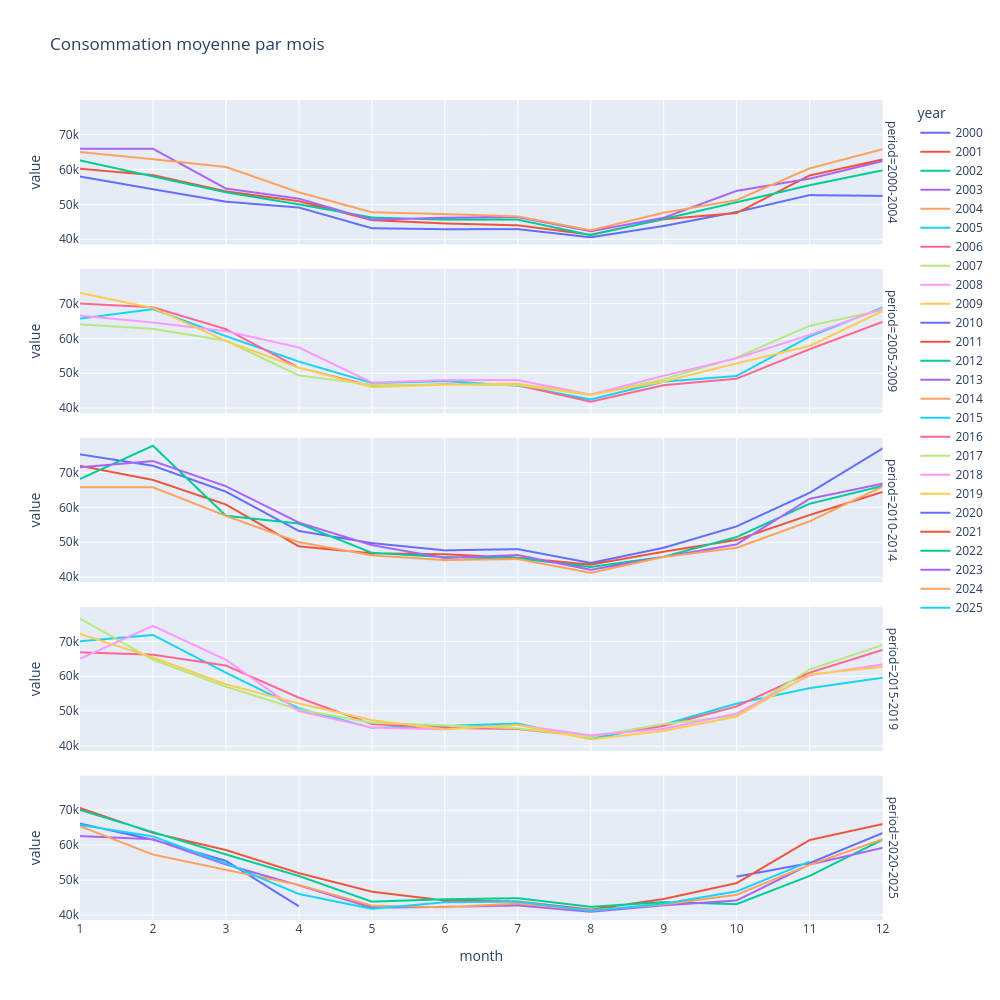

This figure's notebook cell:
### Code cell
# comparaison consommation moy par mois
df_year_by_month = df_rte[['value', 'year', 'month','period']].groupby(['month', 'year', 'period'])['value'].mean().reset_index()

fig1 = px.line(df_year_by_month, x="month", y="value", color="year", facet_row="period", 
    title="Consommation moyenne par mois", width=1000, height=1000)
fig1.update_xaxes(tickvals=list(range(1,13)))
fig1.show()
